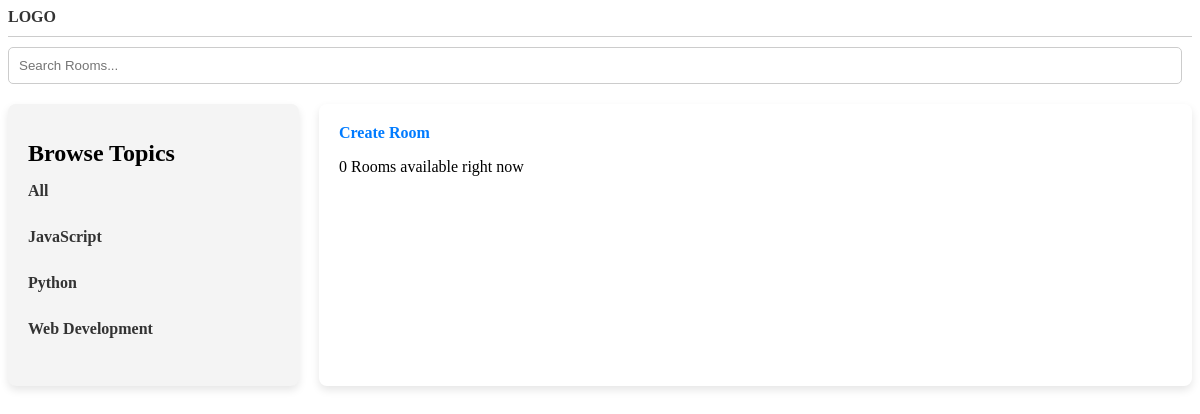
Screenshot of /?q=JavaScript with the database file from the repository.
### base/models.py (models this page shows, shortened)
class Topic(models.Model):
    name = models.CharField(max_length=200)

### base/views.py (the view)
# urls.py: path('' , views.homepage , name = 'home'),
def homepage(request):
    q = request.GET.get('q') if request.GET.get('q') != None else ''
    rooms = Room.objects.filter(
        Q(topic__name__icontains=q) |
        Q(name__icontains=q) |
        Q(description__icontains=q)
    )
    topic = Topic.objects.all()
    room_count = rooms.count()
    context = {'rooms' : rooms , 'topic':topic , 'room_count': room_count}
    return render(request, 'base/home.html', context)

### base/templates/base/home.html (shortened to what this page needs)
{% extends "main.html" %}
{% block content %}
    <div class="home-container">
        <div class="topics-column">
            <h1>Browse Topics</h1>
            <div class="topics-list">
                <a href="{% url 'home' %}">All</a><br/>
                {% for topic in topic %}
                    <a href="{% url 'home' %}?q={{topic.name}}">{{topic.name}}</a><br/>
                {% endfor %}
            </div>
        </div>
        <div class="rooms-column">
            <a href="{% url 'create-room' %}">Create Room</a>
            <p>{{room_count}} Rooms available right now</p>
        </div>
    </div>
{% endblock content %}

### templates/navbar.html (style rules this page uses)
a { text-decoration: none; color: #333; font-weight: bold; }

### base/templates/base/home.html (style rules this page uses)
.home-container { display: grid; grid-template-columns: 1fr 3fr; gap: 20px; }
.topics-column { background-color: #f4f4f4; padding: 20px; border-radius: 8px; box-shadow: 0 4px 8px rgba(0, 0, 0, 0.1); }
.topics-column h1 { font-size: 24px; margin-bottom: 15px; }
.topics-list a { display: block; margin-bottom: 10px; text-decoration: none; color: #333; }
.rooms-column { padding: 20px; border-radius: 8px; box-shadow: 0 4px 8px rgba(0, 0, 0, 0.1); }
.rooms-column a { margin-right: 10px; text-decoration: none; color: #007bff; }

### rows the page displays
Topic: name "JavaScript"
Topic: name "Python"
Topic: name "Web Development"

### other values shown
{{ room_count }} "0"
